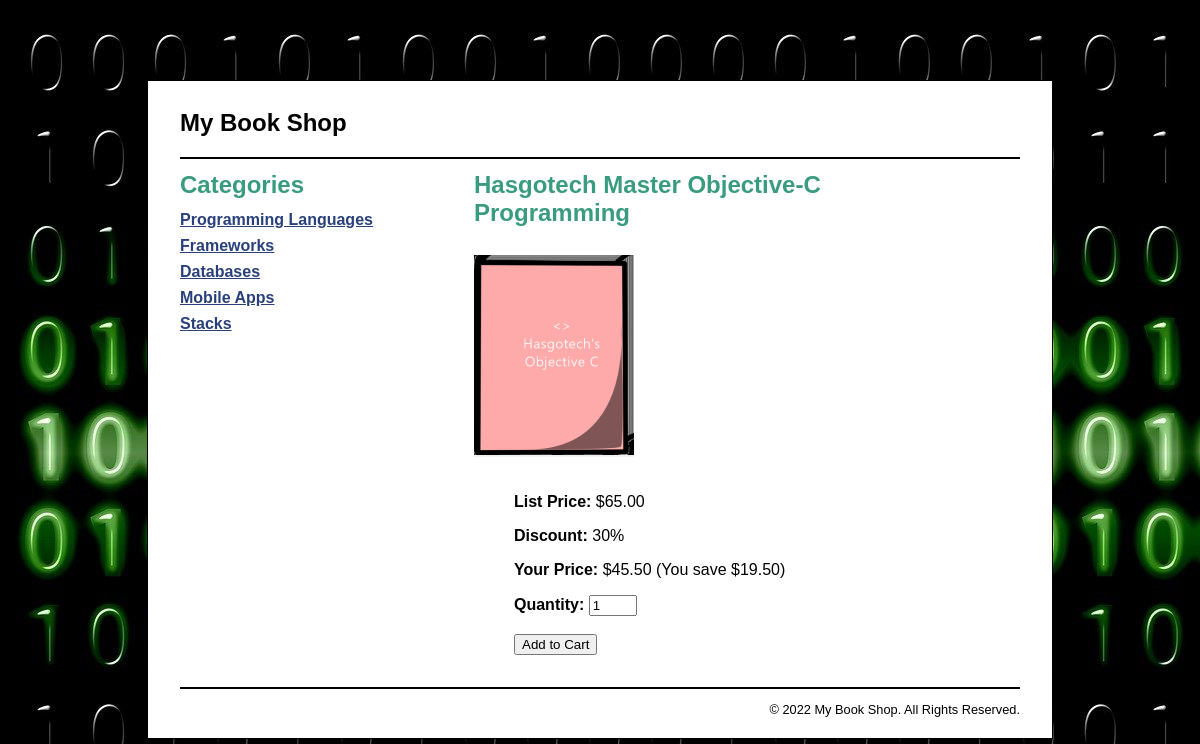
Page /product_catalog/index.php?action=view_product&product_id=4 on the committed database.
### tables this page shows
CREATE TABLE categories (
  categoryID       INT(11)        NOT NULL   AUTO_INCREMENT,
  categoryName     VARCHAR(255)   NOT NULL,
  PRIMARY KEY (categoryID)
);

CREATE TABLE products (
  productID        INT(11)        NOT NULL   AUTO_INCREMENT,
  categoryID       INT(11)        NOT NULL,
  productCode      VARCHAR(10)    NOT NULL   UNIQUE,
  productName      VARCHAR(255)   NOT NULL,
  listPrice        DECIMAL(10,2)  NOT NULL,
  PRIMARY KEY (productID)
);

### model/category_db.php (called while the page is built, shortened)
<?php
function get_categories() {
    global $db;
    $query = 'SELECT * FROM categories
              ORDER BY categoryID';
    $statement = $db->prepare($query);
    $statement->execute();
    $categories = $statement->fetchAll();
    return $categories;
}
?>

### model/product_db.php (called while the page is built, shortened)
<?php
function get_product($product_id) {
    global $db;
    $query = 'SELECT * FROM products
              WHERE productID = :product_id';
    $statement = $db->prepare($query);
    $statement->bindValue(":product_id", $product_id);
    $statement->execute();
    $product = $statement->fetch();
    return $product;
}
?>

### product_catalog/product_view.php (the view, shortened to what this page needs)
<?php include '../view/header.php'; ?>
<main>
    <aside>
        <h1>Categories</h1>
        <nav>
            <ul>
                <?php foreach($categories as $category) : ?>
                <li>
                    <a href="?category_id=<?php
                              echo $category['categoryID']; ?>">
                        <?php echo $category['categoryName']; ?>
                    </a>
                </li>
                <?php endforeach; ?>
            </ul>
        </nav>
    </aside>
    <section>
        <h1><?php echo $name; ?></h1>
        <div id="left_column">
            <p>
                <img src="<?php echo $image_filename; ?>"
                    alt="<?php echo $image_alt; ?>" />
            </p>
        </div>
        <div id="right_column">
            <p><b>List Price:</b> $<?php echo $list_price; ?></p>
            <p><b>Discount:</b> <?php echo $discount_percent; ?>%</p>
            <p><b>Your Price:</b> $<?php echo $unit_price_f; ?>
                 (You save $<?php echo $discount_amount_f; ?>)</p>
            <form action="<?php echo '../cart' ?>" method="post">
                <b>Quantity:</b>
                <input id="quantity" type="number" name="quantity"
                       value="1" size="2" min="1" max="25">
                <br><br>
                <input type="submit" value="Add to Cart">
            </form>
        </div>
    </section>
</main>
<?php include '../view/footer.php'; ?>

### main.css (style rules this page uses)
html { background-image: url(images/binary-code-475664_1280.jpg); }
body { margin-top: 5em; font-family: Arial, Helvetica, sans-serif; width: 70%; margin: 5em auto; background-color: white; border: 1px solid black; padding: 0.5em 2em; }
aside { float: left; width: 35%; }
section { float: left; width: 50%; }
h1 { font-size: 150%; margin: .5em 0; }
h1, h2 { color: rgb(58, 156, 127); }
ul { list-style-type: none; margin: 0; padding-left: 0; padding-bottom: 1em; }
li { padding-bottom: 0.5em; }
a { color: rgb(41, 64, 124); font-weight: bold; }
#quantity { width: 10em; }
#left_column { float: left; width: 150px; text-align: center; }
#right_column { float: left; padding-left: 2.5em; padding-bottom: 2em; }

### product_catalog/product_view.php (style rules this page uses)
#quantity { width: 3em; }

### rows in the picture
categories: categoryName "Programming Languages"
categories: categoryName "Frameworks"
categories: categoryName "Databases"
categories: categoryName "Mobile Apps"
categories: categoryName "Stacks"
products: productName "Hasgotech Master Objective-C Programming", listPrice "65.00", listPrice "45.50", listPrice "19.50"

### other values in the picture
$discount_percent "30"
